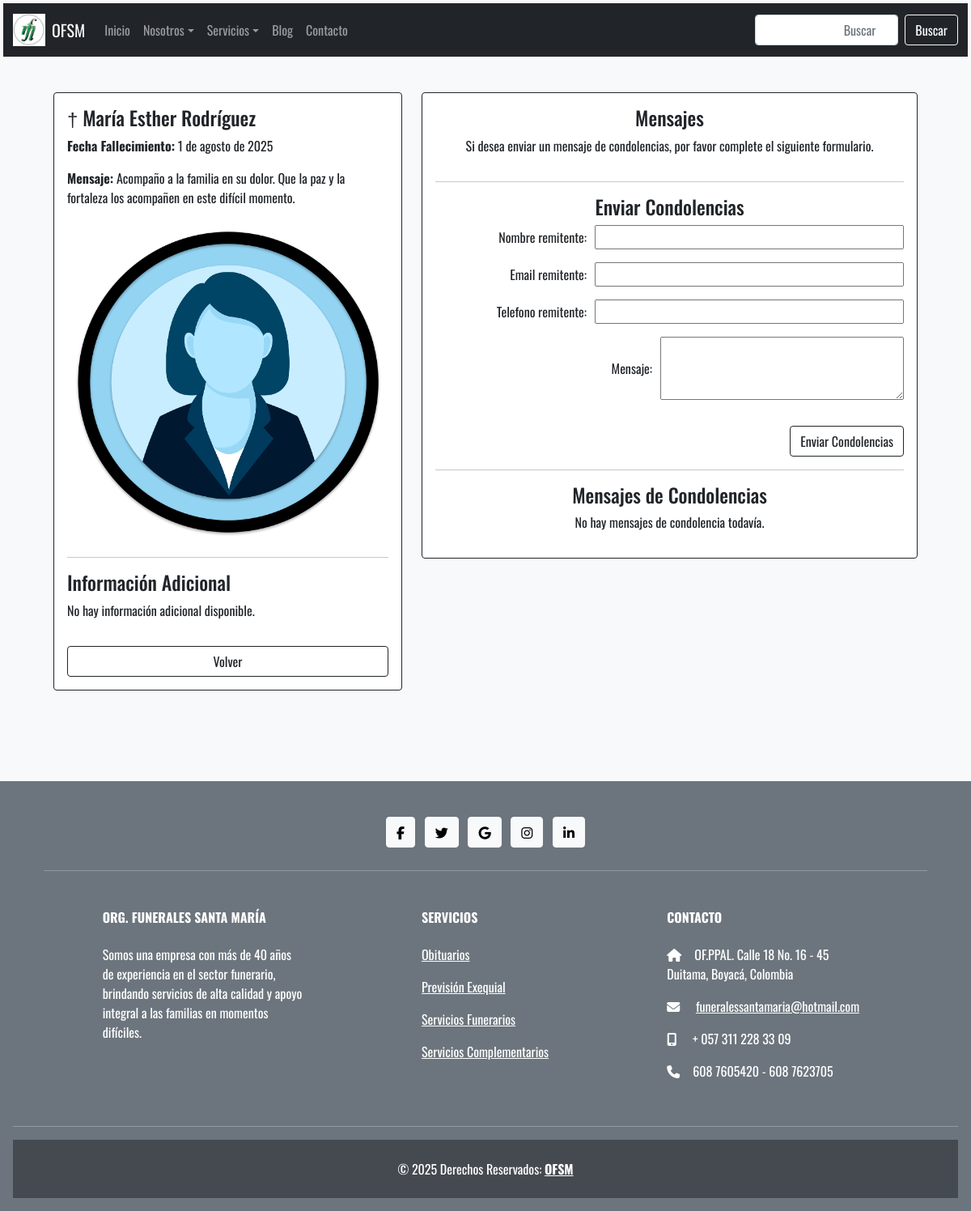
Page /detalle/4/ on the committed database.
### app_gestion/models.py (models this page shows, shortened)
class Obituario(models.Model):
    nombre = models.CharField(max_length=100)
    fecha_fallecimiento = models.DateField()
    mensaje = models.TextField()
    imagen = models.ImageField(upload_to='obituarios/', null=True, blank=True)

### app_gestion/views.py (the view)
# urls.py: path('detalle/<int:id>/', views.ver_obituario, name='ver_obituario'),
def ver_obituario(request, id):
    obituario = Obituario.objects.get(pk=id)
    try:
        detalle = obituario.detalleobituario
    except DetalleObituario.DoesNotExist:
        detalle = None
    if request.method == 'POST':
        condolencia_form = CondolenciaForm(request.POST)
        if condolencia_form.is_valid():
            nueva_condolencia = condolencia_form.save(commit=False)
            nueva_condolencia.obituario = obituario
            nueva_condolencia.save()
            return redirect('ver_obituario', id=obituario.id)
    else:
        condolencia_form = CondolenciaForm()
    condolencias = obituario.condolencias.all().order_by('-fecha_envio')
    return render(request, 'obituarios/infAdicional.html', {
        'obituario': obituario,
        'detalle': detalle,
        'condolencia_form': condolencia_form,
        'condolencias': condolencias
    })

### app_gestion/forms.py
class CondolenciaForm(forms.ModelForm):
    class Meta:
        model = Condolencia
        fields = ['nombre_remitente','email_remitente','telefono_remitente','mensaje']
        widgets = {
            'mensaje': forms.Textarea(attrs={'rows': 3}),
        }

### app_gestion/templates/obituarios/infAdicional.html (shortened to what this page needs)
{% extends "base.html" %}
{% block content %}
<div class="container mt-4">
    <div class="row mb-3 mt-3">
        <div class="col col-md-5 mb-5">
            <div class="card border-dark">
                <div class="card-body d-flex flex-column">
                    <h4> &#8224; {{ obituario.nombre }}</h4>
                    <p><strong>Fecha Fallecimiento:</strong> {{ obituario.fecha_fallecimiento }}</p>
                    <p><strong>Mensaje:</strong> {{ obituario.mensaje }}</p>
                    {% if obituario.imagen %}
                        <img src="{{ obituario.imagen.url }}" class="card-img-top" style="height: 400px; object-fit: cover; width: 100%;">
                    {% endif %}
                    <hr>
                    <h4>Información Adicional</h4>
                    {% if detalle %}
                        <p><strong>Lugar de exequias:</strong> {{ detalle.lugar_exequias }}</p>
                        <p><strong>Fecha de exequias:</strong> {{ detalle.fecha_exequias }}</p>
                        <p><strong>Lugar Velatorio:</strong> {{ detalle.lugar_velatorio }}</p>
                        <p><strong>Destino Final:</strong> {{ detalle.destino_final }}</p>
                        <p><strong>Invitaciones:</strong> {{ detalle.invitaciones }}</p>
                    {% else %}
                        <p>No hay información adicional disponible.</p>
                    {% endif %}
                    <a href="{% url 'listar_obituarios' %}" class="btn btn-outline-dark mt-3">Volver</a>
                </div>
            </div>
        </div>
        <div class="col col-md-7 mb-7">
            <div class="card border-dark">
                <div class="card-body d-flex flex-column text-center">
                    <h4>Mensajes</h4>
                    <p>Si desea enviar un mensaje de condolencias, por favor complete el siguiente formulario.</p>
                    <hr>
                    <h4>Enviar Condolencias</h4>
                    <form method="POST">
                        {{ condolencia_form.as_p }}
                        <div class="text-end">
                            <button type="submit" class="btn btn-outline-dark mt-3">Enviar Condolencias</button>
                        </div>
                    </form>
                    <hr>
                    <h4>Mensajes de Condolencias</h4>
                    {% for c in condolencias %}
                        <div class="border p-2 mb-2">
                            <strong>{{ c.nombre_remitente }}</strong> <small class="text-muted">({{ c.fecha_envio|date:"d/m/Y H:i"}})</small>
                            <p>{{ c.mensaje }}</p>
                        </div>
                    {% empty %}
                        <p>No hay mensajes de condolencia todavía.</p>
                    {% endfor %}
                </div>
            </div>
        </div>
    </div>
</div>
{% endblock %}

### app_gestion/templates/base.html (style rules this page uses)
body { font-family: "Oswald", sans-serif; background-color: #f8f9fa; color: #212529; font-optical-sizing: auto; font-weight: <weight>; font-style: normal; }

### app_gestion/templates/obituarios/infAdicional.html (style rules this page uses)
form p { display: flex; justify-content: space-between; align-items: center; }
form label { flex: 1; margin-right: 10px; text-align: right; }
form input { flex: 2; text-align: right; }

### rows in the picture
Obituario: nombre "María Esther Rodríguez", fecha_fallecimiento "1 de agosto de 2025", mensaje "Acompaño a la familia en su dolor. Que la paz y la fortaleza los acompañen en este difícil momento.", imagen (picture)
